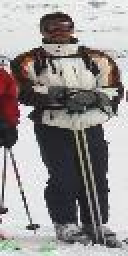
#> input picture baseline_work/prepared/pos/crop001007_obj02.jpg, 64 x 128 px (shown 2 times larger); its folder holds 4 pictures in this run
$ python 02_model_egit.py
#> lines starting #> are read from the running program, lines starting #| are printed output that depends on the picture; pictures that were not available may be replaced by others from this repository, and a replacement may not be noted
"""
train_hog_svm.py
INRIA Person için HOG özellikleri + Lineer SVM (baseline) eğitimi.

Bu sürüm, train_hog_svm_mini.py dosyasının geliştirilmiş halidir:
- Windows/Unicode yol uyumu için imageio ile okuma
- Negatif örnek aşırı fazlaysa subsampling (max_neg)
- class_weight='balanced' ile sınıf dengesizliğini azaltma (opsiyon)
- C için küçük bir grid ile en iyi modeli seçme
- Basit cache (HOG özelliklerini .npz kaydetme) (opsiyon)
"""

import argparse
import json
import random
from pathlib import Path

import cv2
import imageio.v3 as iio
import joblib
import numpy as np
from sklearn.metrics import classification_report, confusion_matrix, f1_score
from sklearn.model_selection import train_test_split
from sklearn.pipeline import make_pipeline
from sklearn.preprocessing import StandardScaler
from sklearn.svm import LinearSVC


IMG_EXTS = {".png", ".jpg", ".jpeg", ".bmp"}


def imread_bgr(path: Path):
    """Unicode-safe okuma. imageio genelde RGB döndürür; burada BGR'a çevrilir."""
    img = iio.imread(str(path))
#> img is the input picture: shape (128, 64, 3); mean R, G, B 148.9, 144.9, 144.3
    if img is None:
        return None

    if img.ndim == 2:
        img = np.stack([img, img, img], axis=-1)

    if img.ndim == 3 and img.shape[2] == 4:
        img = img[..., :3]

    if img.dtype != np.uint8:
        if np.issubdtype(img.dtype, np.floating):
            img = np.clip(img * 255.0, 0, 255).astype(np.uint8)
        elif img.dtype == np.uint16:
            img = (img / 256).astype(np.uint8)
        else:
            img = np.clip(img, 0, 255).astype(np.uint8)

    return img[..., ::-1].copy()  # RGB -> BGR
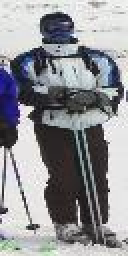
#> returned value: shape (128, 64, 3) (shown 2 times larger); mean of channels 0, 1, 2 144.3, 144.9, 148.9; drawn as R, G, B


def list_images(folder: Path):
    return sorted([p for p in folder.iterdir() if p.is_file() and p.suffix.lower() in IMG_EXTS])


def build_hog(win_w: int, win_h: int, cell: int = 8, block_cells: int = 2, nbins: int = 9):
    block = (cell * block_cells, cell * block_cells)
    return cv2.HOGDescriptor(
        _winSize=(win_w, win_h),
        _blockSize=block,
        _blockStride=(cell, cell),
        _cellSize=(cell, cell),
        _nbins=nbins
    )


def hog_feat(hog, img_bgr):
    gray = cv2.cvtColor(img_bgr, cv2.COLOR_BGR2GRAY)
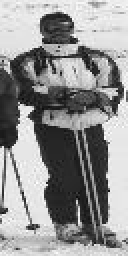
#> gray: shape (128, 64) (shown 2 times larger); min 11, max 255, mean 146
    feat = hog.compute(gray)
#> feat = 3780 values, max 0.398 at index 1375, min 9.8e-05 at index 3134, mean 0.139
#> pass 3 of the loop in extract_features, `for i, p in enumerate(files, start=1):`:
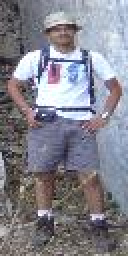
#> input picture baseline_work/prepared/pos/crop001017_obj01.jpg, 64 x 128 px (shown 2 times larger)
#> in imread_bgr, img is the input picture: shape (128, 64, 3); mean R, G, B 131.4, 130.8, 140.5
#> in imread_bgr (call 3), `return img[..., ::-1].copy()`:
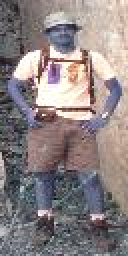
#> returned value: shape (128, 64, 3) (shown 2 times larger); mean of channels 0, 1, 2 140.5, 130.8, 131.4; drawn as R, G, B
#> in hog_feat (call 3), `gray = cv2.cvtColor(img_bgr, cv2.COLOR_BGR2GRAY)`:
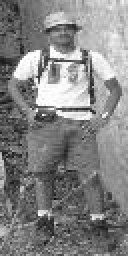
#> gray: shape (128, 64) (shown 2 times larger); min 12, max 254, mean 132
#> feat = 3780 values, max 0.347 at index 2380, min 0.0028 at index 2383, mean 0.154
#> the loop made 4 passes; the first 3 are shown
    return feat.reshape(-1)


def extract_features(
    hog,
    files,
    label: int,
    win_w: int,
    win_h: int,
    cache_path: Path | None = None,
    verbose_every: int = 500
):
    if cache_path is not None and cache_path.exists():
        data = np.load(str(cache_path), allow_pickle=True)
        X = data["X"].astype(np.float32)
        y = data["y"].astype(np.int32)
        return X, y

    X_list, y_list = [], []
    for i, p in enumerate(files, start=1):
        img = imread_bgr(p)
        if img is None:
            continue
        if img.shape[1] != win_w or img.shape[0] != win_h:
            img = cv2.resize(img, (win_w, win_h), interpolation=cv2.INTER_LINEAR)

        X_list.append(hog_feat(hog, img))
        y_list.append(label)

        if verbose_every and (i % verbose_every == 0):
            print(f"  okunan: {i}/{len(files)} (label={label})")

    X = np.asarray(X_list, dtype=np.float32)
    y = np.asarray(y_list, dtype=np.int32)

    if cache_path is not None:
        cache_path.parent.mkdir(parents=True, exist_ok=True)
        np.savez_compressed(str(cache_path), X=X, y=y)

    return X, y


def main():
    ap = argparse.ArgumentParser(description="HOG + Lineer SVM eğitimi (INRIA baseline).")
    ap.add_argument("--proj_root", type=str, default=str(Path(__file__).resolve().parents[1]), help="Proje kökü (baseline_work burada)")
    ap.add_argument("--pos_dir", type=str, default="baseline_work/prepared/pos")
    ap.add_argument("--neg_dir", type=str, default="baseline_work/prepared/neg")
    ap.add_argument("--out_model", type=str, default="baseline_work/hog_svm_linear.joblib")
    ap.add_argument("--out_meta", type=str, default="baseline_work/hog_svm_linear_meta.json")

    ap.add_argument("--win_w", type=int, default=64)
    ap.add_argument("--win_h", type=int, default=128)
    ap.add_argument("--cell", type=int, default=8)
    ap.add_argument("--block_cells", type=int, default=2)
    ap.add_argument("--nbins", type=int, default=9)

    ap.add_argument("--max_pos", type=int, default=-1, help="-1 tümü, aksi halde ilk N")
    ap.add_argument("--max_neg", type=int, default=-1, help="-1 tümü, aksi halde rastgele N (negatif subsample)")
    ap.add_argument("--seed", type=int, default=42)

    ap.add_argument("--test_size", type=float, default=0.2)
    ap.add_argument("--class_weight", type=str, default="balanced", choices=["balanced", "none"])
    ap.add_argument("--c_list", type=float, nargs="*", default=[0.1, 1.0, 5.0], help="C değerleri listesi")
    ap.add_argument("--max_iter", type=int, default=20000)

    ap.add_argument("--cache_dir", type=str, default="", help="örn: baseline_work/cache (boşsa cache kapalı)")
    ap.add_argument("--verbose_every", type=int, default=500)

    args = ap.parse_args()

    random.seed(args.seed)
    np.random.seed(args.seed)

    proj_root = Path(args.proj_root)
    pos_dir = Path(args.pos_dir)
    neg_dir = Path(args.neg_dir)
    if not pos_dir.is_absolute():
        pos_dir = proj_root / pos_dir
    if not neg_dir.is_absolute():
        neg_dir = proj_root / neg_dir

    pos_files = list_images(pos_dir)
    neg_files = list_images(neg_dir)

    if args.max_pos > 0:
        pos_files = pos_files[:args.max_pos]

    if args.max_neg > 0:
        # negatifleri rastgele seçmek daha sağlıklı (sıralı seçim bias yapabilir)
        if len(neg_files) > args.max_neg:
            neg_files = random.sample(neg_files, args.max_neg)

    if len(pos_files) == 0 or len(neg_files) == 0:
        raise RuntimeError("Pozitif veya negatif dosya listesi boş. Klasör yollarını kontrol edin.")

    print("Pozitif dosya:", len(pos_files))
    print("Negatif dosya:", len(neg_files))

    hog = build_hog(args.win_w, args.win_h, cell=args.cell, block_cells=args.block_cells, nbins=args.nbins)

    cache_dir = Path(args.cache_dir) if args.cache_dir else None
    if cache_dir is not None and (not cache_dir.is_absolute()):
        cache_dir = proj_root / cache_dir
    pos_cache = (cache_dir / "pos.npz") if cache_dir else None
    neg_cache = (cache_dir / "neg.npz") if cache_dir else None

    print("Öznitelik çıkarımı (pos)...")
    Xp, yp = extract_features(
        hog, pos_files, 1, args.win_w, args.win_h,
        cache_path=pos_cache, verbose_every=args.verbose_every
    )
    print("Öznitelik çıkarımı (neg)...")
    Xn, yn = extract_features(
        hog, neg_files, 0, args.win_w, args.win_h,
        cache_path=neg_cache, verbose_every=args.verbose_every
    )
#> yn = [0]

    if len(Xp) == 0 or len(Xn) == 0:
        raise RuntimeError("Öznitelik çıkarımı sonucunda X boş kaldı. Görüntü okuma/yol sorunlarını kontrol edin.")

    X = np.vstack([Xp, Xn])
    y = np.concatenate([yp, yn])

#> (the run stopped early here; a loop or call above may not have finished)
